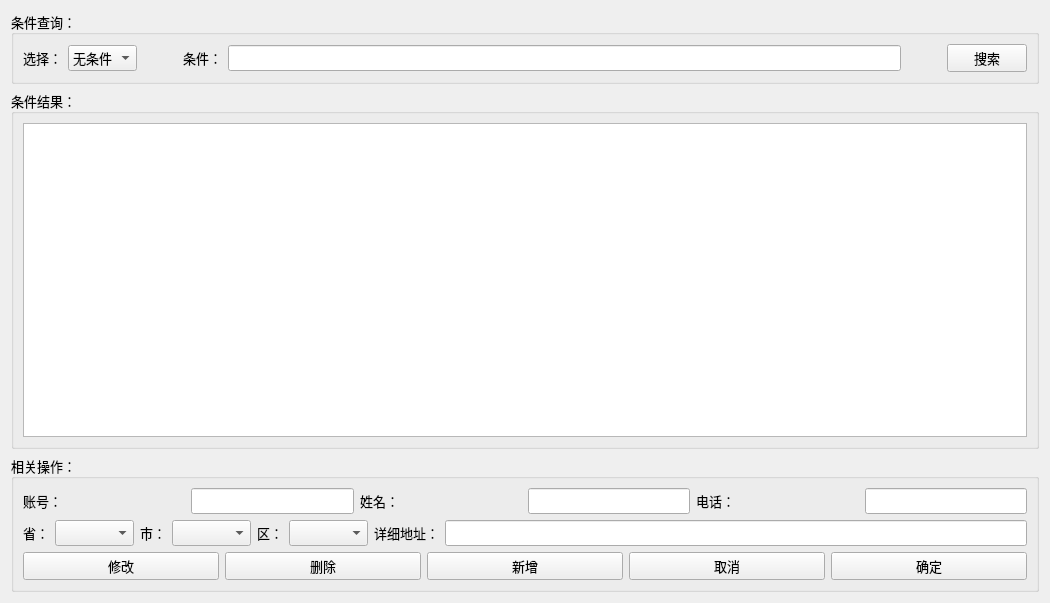
<?xml version="1.0" encoding="UTF-8"?>
<ui version="4.0">
 <class>BuyerMS</class>
 <widget class="QWidget" name="BuyerMS">
  <property name="geometry">
   <rect>
    <x>0</x>
    <y>0</y>
    <width>1050</width>
    <height>603</height>
   </rect>
  </property>
  <property name="windowTitle">
   <string>Form</string>
  </property>
  <layout class="QGridLayout" name="gridLayout">
   <item row="0" column="0">
    <widget class="QGroupBox" name="groupBox">
     <property name="sizePolicy">
      <sizepolicy hsizetype="Preferred" vsizetype="Preferred">
       <horstretch>0</horstretch>
       <verstretch>0</verstretch>
      </sizepolicy>
     </property>
     <property name="font">
      <font>
       <family>新宋体</family>
       <pointsize>10</pointsize>
      </font>
     </property>
     <property name="title">
      <string>条件查询：</string>
     </property>
     <layout class="QGridLayout" name="gridLayout_3">
      <item row="0" column="0">
       <layout class="QHBoxLayout" name="horizontalLayout">
        <item>
         <widget class="QLabel" name="label">
          <property name="text">
           <string>选择：</string>
          </property>
         </widget>
        </item>
        <item>
         <widget class="QComboBox" name="cb_condition">
          <item>
           <property name="text">
            <string>无条件</string>
           </property>
          </item>
          <item>
           <property name="text">
            <string>账号</string>
           </property>
          </item>
          <item>
           <property name="text">
            <string>姓名</string>
           </property>
          </item>
          <item>
           <property name="text">
            <string>电话</string>
           </property>
          </item>
          <item>
           <property name="text">
            <string>地址</string>
           </property>
          </item>
         </widget>
        </item>
        <item>
         <spacer name="horizontalSpacer">
          <property name="orientation">
           <enum>Qt::Horizontal</enum>
          </property>
          <property name="sizeType">
           <enum>QSizePolicy::Fixed</enum>
          </property>
          <property name="sizeHint" stdset="0">
           <size>
            <width>40</width>
            <height>20</height>
           </size>
          </property>
         </spacer>
        </item>
        <item>
         <widget class="QLabel" name="label_2">
          <property name="text">
           <string>条件：</string>
          </property>
         </widget>
        </item>
        <item>
         <widget class="QLineEdit" name="le_condition"/>
        </item>
        <item>
         <spacer name="horizontalSpacer_2">
          <property name="orientation">
           <enum>Qt::Horizontal</enum>
          </property>
          <property name="sizeType">
           <enum>QSizePolicy::Fixed</enum>
          </property>
          <property name="sizeHint" stdset="0">
           <size>
            <width>40</width>
            <height>20</height>
           </size>
          </property>
         </spacer>
        </item>
        <item>
         <widget class="QPushButton" name="pb_search">
          <property name="text">
           <string>搜索</string>
          </property>
         </widget>
        </item>
       </layout>
      </item>
     </layout>
    </widget>
   </item>
   <item row="1" column="0">
    <widget class="QGroupBox" name="groupBox_2">
     <property name="sizePolicy">
      <sizepolicy hsizetype="Preferred" vsizetype="Preferred">
       <horstretch>0</horstretch>
       <verstretch>0</verstretch>
      </sizepolicy>
     </property>
     <property name="font">
      <font>
       <family>新宋体</family>
       <pointsize>10</pointsize>
      </font>
     </property>
     <property name="title">
      <string>条件结果：</string>
     </property>
     <layout class="QGridLayout" name="gridLayout_6">
      <item row="0" column="0">
       <widget class="QTableWidget" name="tableWidget">
        <property name="sizePolicy">
         <sizepolicy hsizetype="Expanding" vsizetype="Expanding">
          <horstretch>0</horstretch>
          <verstretch>0</verstretch>
         </sizepolicy>
        </property>
       </widget>
      </item>
     </layout>
    </widget>
   </item>
   <item row="2" column="0">
    <widget class="QGroupBox" name="groupBox_3">
     <property name="sizePolicy">
      <sizepolicy hsizetype="Preferred" vsizetype="Preferred">
       <horstretch>0</horstretch>
       <verstretch>0</verstretch>
      </sizepolicy>
     </property>
     <property name="font">
      <font>
       <family>新宋体</family>
       <pointsize>10</pointsize>
      </font>
     </property>
     <property name="title">
      <string>相关操作：</string>
     </property>
     <layout class="QGridLayout" name="gridLayout_8">
      <item row="0" column="0">
       <layout class="QGridLayout" name="gridLayout_7">
        <item row="1" column="0">
         <layout class="QGridLayout" name="gridLayout_4">
          <item row="0" column="1">
           <widget class="QComboBox" name="cb_province"/>
          </item>
          <item row="0" column="3">
           <widget class="QComboBox" name="cb_city"/>
          </item>
          <item row="0" column="5">
           <widget class="QComboBox" name="cb_region"/>
          </item>
          <item row="0" column="0">
           <widget class="QLabel" name="label_7">
            <property name="text">
             <string>省：</string>
            </property>
           </widget>
          </item>
          <item row="0" column="2">
           <widget class="QLabel" name="label_8">
            <property name="text">
             <string>市：</string>
            </property>
           </widget>
          </item>
          <item row="0" column="7">
           <widget class="QLineEdit" name="le_address"/>
          </item>
          <item row="0" column="4">
           <widget class="QLabel" name="label_9">
            <property name="text">
             <string>区：</string>
            </property>
           </widget>
          </item>
          <item row="0" column="6">
           <widget class="QLabel" name="label_10">
            <property name="text">
             <string>详细地址：</string>
            </property>
           </widget>
          </item>
         </layout>
        </item>
        <item row="0" column="0">
         <layout class="QGridLayout" name="gridLayout_2">
          <item row="0" column="0">
           <widget class="QLabel" name="label_3">
            <property name="text">
             <string>账号：</string>
            </property>
           </widget>
          </item>
          <item row="0" column="1">
           <widget class="QLineEdit" name="le_id">
            <property name="sizePolicy">
             <sizepolicy hsizetype="Preferred" vsizetype="Fixed">
              <horstretch>0</horstretch>
              <verstretch>0</verstretch>
             </sizepolicy>
            </property>
           </widget>
          </item>
          <item row="0" column="2">
           <widget class="QLabel" name="label_4">
            <property name="text">
             <string>姓名：</string>
            </property>
           </widget>
          </item>
          <item row="0" column="3">
           <widget class="QLineEdit" name="le_name">
            <property name="sizePolicy">
             <sizepolicy hsizetype="Preferred" vsizetype="Fixed">
              <horstretch>0</horstretch>
              <verstretch>0</verstretch>
             </sizepolicy>
            </property>
           </widget>
          </item>
          <item row="0" column="4">
           <widget class="QLabel" name="label_5">
            <property name="text">
             <string>电话：</string>
            </property>
           </widget>
          </item>
          <item row="0" column="5">
           <widget class="QLineEdit" name="le_tel">
            <property name="sizePolicy">
             <sizepolicy hsizetype="Preferred" vsizetype="Fixed">
              <horstretch>0</horstretch>
              <verstretch>0</verstretch>
             </sizepolicy>
            </property>
           </widget>
          </item>
         </layout>
        </item>
        <item row="2" column="0">
         <layout class="QGridLayout" name="gridLayout_5">
          <item row="0" column="4">
           <widget class="QPushButton" name="pb_delete">
            <property name="sizePolicy">
             <sizepolicy hsizetype="Minimum" vsizetype="Fixed">
              <horstretch>0</horstretch>
              <verstretch>0</verstretch>
             </sizepolicy>
            </property>
            <property name="text">
             <string>删除</string>
            </property>
           </widget>
          </item>
          <item row="0" column="6">
           <widget class="QPushButton" name="pb_cancel">
            <property name="text">
             <string>取消</string>
            </property>
           </widget>
          </item>
          <item row="0" column="7">
           <widget class="QPushButton" name="pb_ensure">
            <property name="sizePolicy">
             <sizepolicy hsizetype="Minimum" vsizetype="Preferred">
              <horstretch>0</horstretch>
              <verstretch>0</verstretch>
             </sizepolicy>
            </property>
            <property name="text">
             <string>确定</string>
            </property>
           </widget>
          </item>
          <item row="0" column="3">
           <widget class="QPushButton" name="pb_modify">
            <property name="text">
             <string>修改</string>
            </property>
           </widget>
          </item>
          <item row="0" column="5">
           <widget class="QPushButton" name="pb_add">
            <property name="text">
             <string>新增</string>
            </property>
           </widget>
          </item>
         </layout>
        </item>
       </layout>
      </item>
     </layout>
    </widget>
   </item>
  </layout>
 </widget>
 <resources/>
 <connections/>
</ui>
